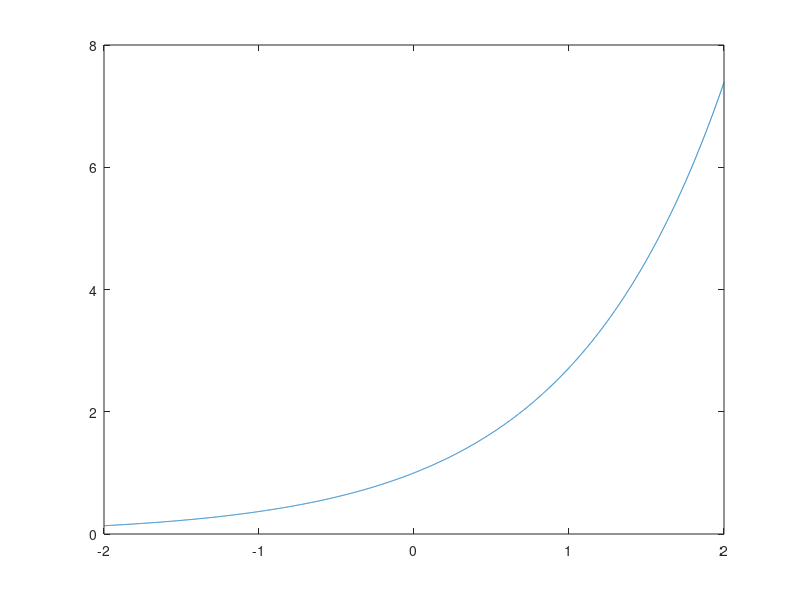

The MATLAB script that drew this image:
dx=0.001
nmax=2000
for i=-nmax:nmax
%Since MATLAB has only natural number indices, use j as index instead of i.
    j=i+2001;
    x(j)=dx*i;
    y(j)=exp(x(j));
end
plot(x,y)
